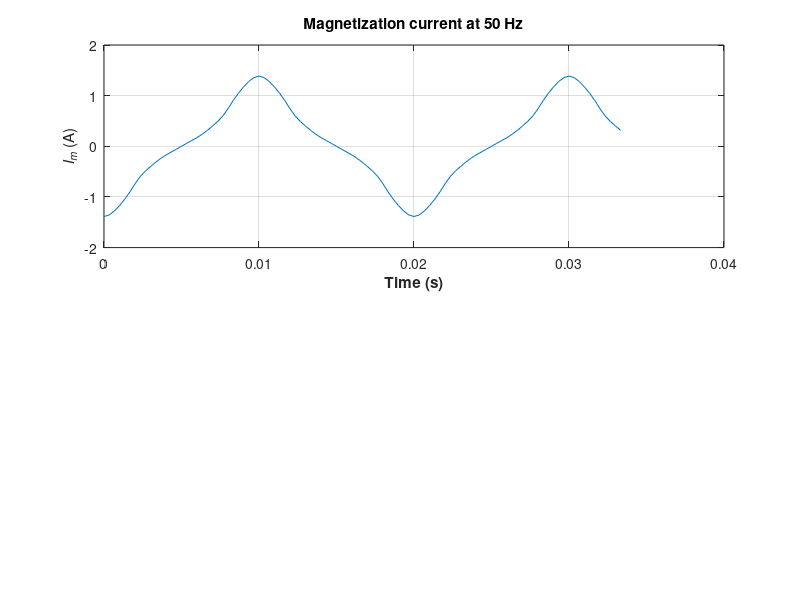
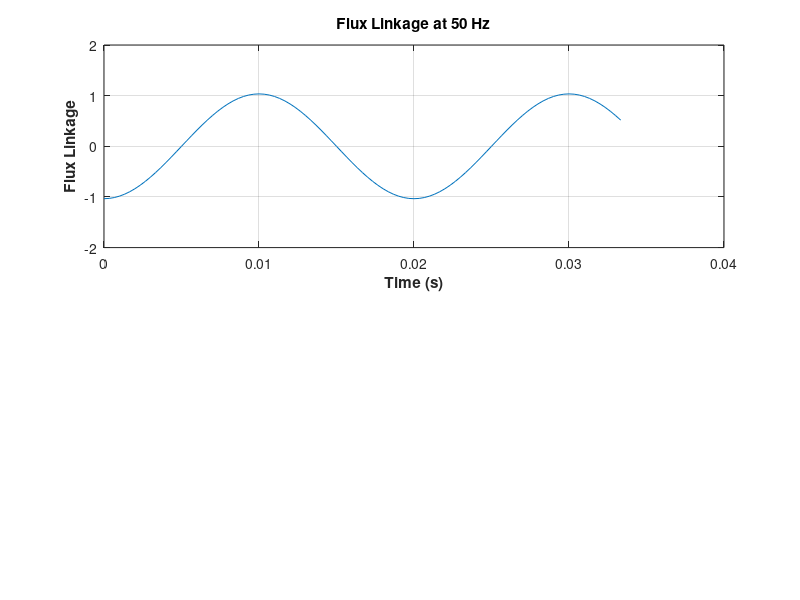

Here is the MATLAB script that generated these plots, in order:
% M-file: mag_current.m 
% M-file to calculate and plot the magnetization  
% current and the flux linkage of a 230/115 transformer operating at  
% 230 volts and 50 Hz. It is assumed that the volatage applied is a sine
% function with 0 degrees phase angle.
 
% Load the magnetization curve.  It is in two  
% columns, with the first column being mmf and 
% the second column being flux.  
load mag_curve_1.dat; 
mmf_data = mag_curve_1(:,1); 
flux_data = mag_curve_1(:,2); 
 
% Initialize values 
VM = 325;                   % Maximum voltage (V) 
NP = 850;                   % Primary turns 
NS = 425;

% Calculate angular velocity for 50 Hz 
freq = 50;                  % Freq (Hz) 
w = 2*pi*freq; 
 
% Calculate flux versus time 
time = 0:1/3000:1/30;       % 0 to 1/30 sec 
flux = -VM/(w*NP) * cos(w.*time); 
flux_linkage = (-VM/w)*cos(w.*time); 

% Calculate the mmf corresponding to a given flux 
% using the flux's interpolation function. 
mmf = interp1(flux_data,mmf_data,flux); 
 
% Calculate the magnetization current or the current drawn by the
% transformer
im = mmf / NP; 
 
% Plot the magnetization current. 
figure(1) 
subplot(2,1,1); 
plot(time,im); 
title ('\bfMagnetization current at 50 Hz'); 
xlabel ('\bfTime (s)'); 
ylabel ('\bf\itI_{m} \rm(A)'); 
axis([0 0.04 -2 2]); 
grid on; 

% Plot the flux linkage = NP*flux
figure(2) 
subplot(2,1,1); 
plot(time,flux_linkage); 
title ('\bfFlux Linkage at 50 Hz'); 
xlabel ('\bfTime (s)'); 
ylabel ('\bfFlux Linkage'); 
axis([0 0.04 -2 2]); 
grid on; 
